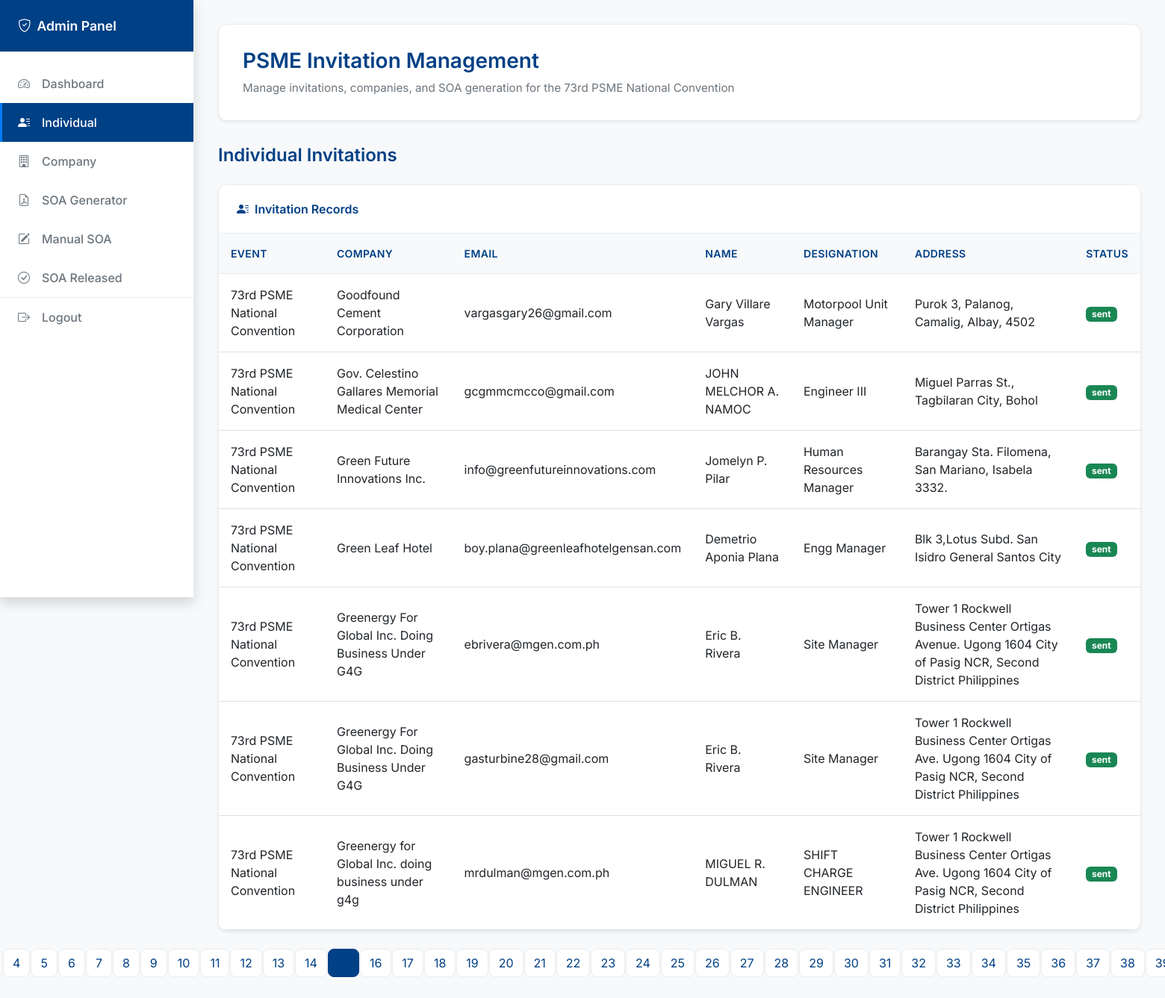
The app's page /admin_dashboard.php?page=15 (signed in) with its own data.
### tables this page shows
CREATE TABLE `invitations` (
  `id` int(11) NOT NULL,
  `email` varchar(255) DEFAULT NULL,
  `salutation` varchar(20) DEFAULT NULL,
  `full_name` varchar(255) DEFAULT NULL,
  `designation` varchar(255) DEFAULT NULL,
  `company` varchar(255) DEFAULT NULL,
  `address` text DEFAULT NULL,
  `status` varchar(50) DEFAULT 'sent',
  `created_at` timestamp NOT NULL DEFAULT current_timestamp(),
  `event` varchar(255) DEFAULT NULL
);

### admin_dashboard.php (the view, shortened to what this page needs)
<?php
require 'db.php';
$limit = 7;
$page = isset($_GET['page']) && is_numeric($_GET['page']) ? (int)$_GET['page'] : 1;
$offset = ($page - 1) * $limit;
?>
<!DOCTYPE html>
<html>
<head>
    <link href="https://cdn.jsdelivr.net/npm/bootstrap@5.3.0/dist/css/bootstrap.min.css" rel="stylesheet">
    <link rel="stylesheet" href="https://cdn.jsdelivr.net/npm/bootstrap-icons@1.10.5/font/bootstrap-icons.css">
</head>
<body>
<div class="sidebar">
    <div class="sidebar-header">
        <h4><i class="bi bi-shield-check me-2"></i>Admin Panel</h4>
    </div>
    <nav class="sidebar-nav">
        <a href="javascript:void(0);" onclick="showTab('dashboard')" class="active-link">
            <i class="bi bi-speedometer2"></i> Dashboard
        </a>
        <a href="javascript:void(0);" onclick="showTab('individual')">
            <i class="bi bi-person-lines-fill"></i> Individual
        </a>
        <a href="javascript:void(0);" onclick="showTab('company')">
            <i class="bi bi-building"></i> Company
        </a>
        <a href="javascript:void(0);" onclick="showTab('soaGenerator')">
            <i class="bi bi-file-earmark-pdf"></i> SOA Generator
        </a>
        <a href="javascript:void(0);" onclick="showTab('manualSoa')">
            <i class="bi bi-pencil-square"></i> Manual SOA
        </a>
        <a href="javascript:void(0);" onclick="showTab('soaReleased')">
            <i class="bi bi-check-circle"></i> SOA Released
        </a>
        <a href="logout.php" style="margin-top: auto; border-top: 1px solid var(--border-color);">
            <i class="bi bi-box-arrow-right"></i> Logout
        </a>
    </nav>
</div>
<div class="content">
    <div class="page-header">
        <h2>PSME Invitation Management</h2>
        <p>Manage invitations, companies, and SOA generation for the 73rd PSME National Convention</p>
    </div>
    <div id="individualTab" style="display:none;">
        <div class="section-header">
            <h4>Individual Invitations</h4>
        </div>
        <div class="card">
            <div class="card-header">
                <i class="bi bi-person-lines-fill me-2"></i>Invitation Records
            </div>
            <div class="table-responsive">
                <table class="table table-hover mb-0">
                    <thead>
                        <tr>
                            <th>Event</th>
                            <th>Company</th>
                            <th>Email</th>
                            <th>Name</th>
                            <th>Designation</th>
                            <th>Address</th>
                            <th>Status</th>
                        </tr>
                    </thead>
                    <tbody>
                    <?php
                    $sql_count = "SELECT COUNT(*) as total FROM invitations";
                    $result_count = $conn->query($sql_count);
                    $total_records = $result_count->fetch_assoc()['total'];
                    $total_pages = ceil($total_records / $limit);
                    $sql = "SELECT * FROM invitations ORDER BY event, company LIMIT $limit OFFSET $offset";
                    $result = $conn->query($sql);
                    if ($result->num_rows > 0):
                        while($row = $result->fetch_assoc()):
                    ?>
                        <tr>
                            <td><?= htmlspecialchars($row['event']) ?></td>
                            <td><?= htmlspecialchars($row['company']) ?></td>
                            <td><?= htmlspecialchars($row['email']) ?></td>
                            <td><?= htmlspecialchars($row['full_name']) ?></td>
                            <td><?= htmlspecialchars($row['designation']) ?></td>
                            <td><?= htmlspecialchars($row['address']) ?></td>
                            <td>
                                <span class="badge bg-<?= $row['status'] == 'sent' ? 'success' : 'warning' ?>">
                                    <?= htmlspecialchars($row['status']) ?>
                                </span>
                            </td>
                        </tr>
                    <?php endwhile; endif; ?>
                    </tbody>
                </table>
            </div>
        </div>
        <?php if ($total_pages > 1): ?>
        <nav class="mt-4">
            <ul class="pagination justify-content-center">
                <?php for ($i = 1; $i <= $total_pages; $i++): ?>
                    <li class="page-item <?= $i == $page ? 'active' : '' ?>">
                        <a class="page-link" href="?page=<?= $i ?>" onclick="showTab('individual'); return false;"><?= $i ?></a>
                    </li>
                <?php endfor; ?>
            </ul>
        </nav>
        <?php endif; ?>
    </div>
</div>
</body>
</html>

### admin_dashboard.php (style rules this page uses)
:root { --primary-color: #004085; --primary-light: #0056b3; --secondary-color: #6c757d; --accent-color: #007bff; --bg-light: #f8f9fa; --border-color: #e9ecef; --text-muted: #6c757d; --shadow-sm: 0 0.125rem 0.25rem rgba(0, 0, 0, 0.075); --shadow-md: 0 0.5rem 1rem rgba(0, 0, 0, 0.15); }
* { margin: 0; padding: 0; box-sizing: border-box; }
body { font-family: 'Inter', -apple-system, BlinkMacSystemFont, sans-serif; background: var(--bg-light); overflow-x: hidden; color: #2c3e50; }
.sidebar { position: fixed; top: 0; left: 0; height: 100vh; width: 260px; background: #fff; border-right: 1px solid var(--border-color); box-shadow: var(--shadow-md); z-index: 1000; transition: all 0.3s ease; }
.sidebar-header { padding: 1.5rem; border-bottom: 1px solid var(--border-color); background: var(--primary-color); color: white; }
.sidebar-header h4 { font-weight: 600; font-size: 1.1rem; margin: 0; }
.sidebar-nav { padding: 1rem 0; }
.sidebar a { display: flex; align-items: center; padding: 0.875rem 1.5rem; color: var(--text-muted); text-decoration: none; transition: all 0.2s ease; border: none; font-weight: 500; }
.sidebar a i { width: 20px; margin-right: 0.75rem; font-size: 1rem; }
.sidebar a.active-link { background: var(--primary-color); color: white; position: relative; }
.sidebar a.active-link::before { content: ''; position: absolute; left: 0; top: 0; height: 100%; width: 3px; background: var(--accent-color); }
.content { margin-left: 260px; padding: 2rem; min-height: 100vh; }
.page-header { background: white; padding: 2rem; border-radius: 12px; box-shadow: var(--shadow-sm); margin-bottom: 2rem; border: 1px solid var(--border-color); }
.page-header h2 { font-weight: 600; color: var(--primary-color); margin: 0; font-size: 1.75rem; }
.page-header p { color: var(--text-muted); margin: 0.5rem 0 0 0; font-size: 0.95rem; }
.card { background: white; border-radius: 12px; box-shadow: var(--shadow-sm); border: 1px solid var(--border-color); overflow: hidden; }
.card-header { background: white; border-bottom: 1px solid var(--border-color); padding: 1.25rem 1.5rem; font-weight: 600; color: var(--primary-color); }
.table { margin: 0; }
.table th { background: var(--bg-light); color: var(--primary-color); font-weight: 600; border: none; padding: 1rem; font-size: 0.875rem; text-transform: uppercase; letter-spacing: 0.025em; }
.table td { padding: 1rem; border-top: 1px solid var(--border-color); vertical-align: middle; }
.pagination .page-link { border-radius: 8px; margin: 0 0.125rem; border: 1px solid var(--border-color); color: var(--primary-color); }
.pagination .page-item.active .page-link { background: var(--primary-color); border-color: var(--primary-color); }
.section-header { margin-bottom: 1.5rem; }
.section-header h4 { font-weight: 600; color: var(--primary-color); margin: 0; }

### records on screen
invitations: event "73rd PSME National Convention", company "Goodfound Cement Corporation", email "vargasgary26@gmail.com", full_name "Gary Villare Vargas", designation "Motorpool Unit Manager", address "Purok 3, Palanog, Camalig, Albay, 4502", status "sent"
invitations: event "73rd PSME National Convention", company "Gov. Celestino Gallares Memorial Medical Center", email "gcgmmcmcco@gmail.com", full_name "JOHN MELCHOR A. NAMOC", designation "Engineer III", address "Miguel Parras St., Tagbilaran City, Bohol", status "sent"
invitations: event "73rd PSME National Convention", company "Green Future Innovations Inc.", email "info@greenfutureinnovations.com", full_name "Jomelyn P. Pilar", designation "Human Resources Manager", address "Barangay Sta. Filomena, San Mariano, Isabela 3332.", status "sent"
invitations: event "73rd PSME National Convention", company "Green Leaf Hotel", email "boy.plana@greenleafhotelgensan.com", full_name "Demetrio Aponia Plana", designation "Engg Manager", address "Blk 3,Lotus Subd. San Isidro General Santos City", status "sent"
invitations: event "73rd PSME National Convention", company "Greenergy For Global Inc. Doing Business Under G4G", email "ebrivera@mgen.com.ph", full_name "Eric B. Rivera", designation "Site Manager", address "Tower 1 Rockwell Business Center Ortigas Avenue. Ugong 1604 City of Pasig NCR, Second District Philippines", status "sent"
invitations: event "73rd PSME National Convention", company "Greenergy For Global Inc. Doing Business Under G4G", email "gasturbine28@gmail.com", full_name "Eric B. Rivera", designation "Site Manager", address "Tower 1 Rockwell Business Center Ortigas Ave. Ugong 1604 City of Pasig NCR, Second District Philippines", status "sent"
invitations: event "73rd PSME National Convention", company "Greenergy for Global Inc. doing business under g4g", email "mrdulman@mgen.com.ph", full_name "MIGUEL R. DULMAN", designation "SHIFT CHARGE ENGINEER", address "Tower 1 Rockwell Business Center Ortigas Ave. Ugong 1604 City of Pasig NCR, Second District Philippines", status "sent"
